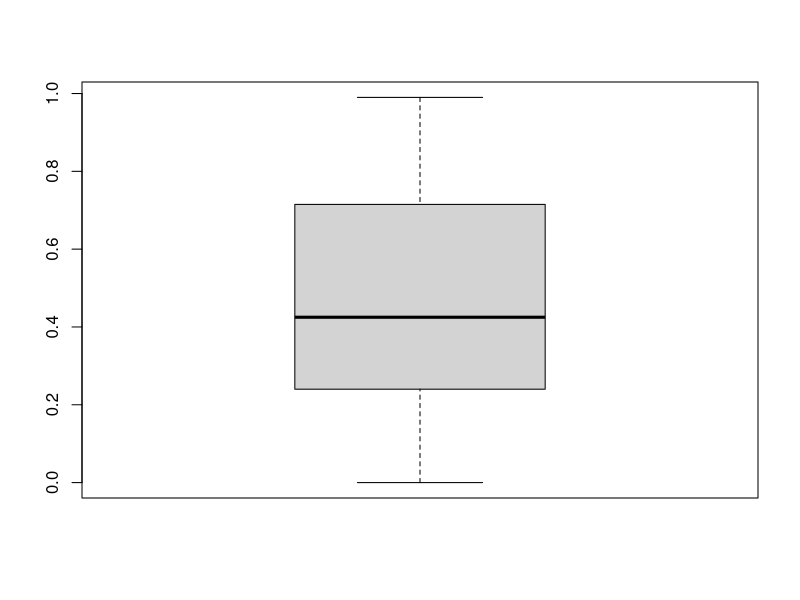

The R source for this figure:
## 1번 ##

exp.pval = function(n, B) {
  x = rexp(n, rate=1)
  d = ks.test(x, 'pexp', rate=1/mean(x))$statistic
  xbar = mean(x)
  DNstar = numeric(B)
  for (i in 1:B) {
    xstar = rexp(n, rate = 1/xbar)
    DNstar[i] = ks.test(xstar, 'pexp', rate = 1/mean(xstar))$statistic
  }
  mean(DNstar >= d)
}  

## [1-2] ##
rate = 1; n = 30; n.sim = 100
phat.ks = numeric(n.sim)
for ( i in 1:n.sim) {
  phat.ks[i] = exp.pval(30, 100)  
}

c(mean(phat.ks), sd(phat.ks)/sqrt(n.sim))
boxplot(phat.ks)

## [2-1] ##
S.zero = 100; mu = 0.001; sig = 0.008
n.sim = 1000
Imp = numeric(n.sim)
for (i in 1:n.sim) {
  xvec = rnorm(90, mean = -mu, sd = sig)
  S = S.zero * exp(cumsum(xvec)) 
  if (min(S) < 80) Imp[i] = exp(2 * mu * sum(xvec)/sig^2) else Imp[i] = 0
}
c(mean(Imp), sd(Imp)/sqrt(n.sim))

## [2-2] ##

S.zero = 100; a = 80; mu = 0.001; sig = 0.008
n.sim = 1000
money = numeric(n.sim) # 금액

for (i in 1:n.sim) {
  n = 1 
  S1 = S.zero
  repeat {
    S2 = S1 * exp(rnorm(1, mean = mu, sd = sig))
    if (S2 < a) money[i] = 0; break
    S1 = S2; n = n + 1
    if (n == 90) money[i] = 105
  }
}

exotic = function(v = 100, t=90, K=105, s=30, b=80,
                  mu=0.001, sigma=0.008) {
  Pofs = v*exp(rnorm(1, s*mu, sqrt(s*sigma^2)))
  Poft = Pofs*exp(rnorm(1, (t-s)*mu, sqrt((t-2)*sigma^2)))
  if (Pofs > v & Poft > K) R = Poft - K else R = 0
  return(R)
}

n.sim = 1000
R.vec = replicate(n.sim, exotic())
c(mean(R.vec), sd(R.vec/sqrt(n.sim)))


## 3번 ##

N = 20000
X = matrix(0, nrow=N, ncol=3)
X[1, ] = rexp(3)
c = 15
for (t in 1:(N - 1)) {
  X[t + 1, 1] = rexp(1) + max(c - sum(X[t, 2:3]), 0)
  X[t + 1, 2] = rexp(1) + max(c - sum(X[t + 1, 1], X[t, 3]), 0)
  X[t + 1, 3] = rexp(1) + max(c - sum(X[t + 1, 1:2]), 0)
}
minx = apply(X[seq(101, N, 10), ], 1, min)
c(mean(minx), sd(minx)/sqrt((N - 100)/10))
